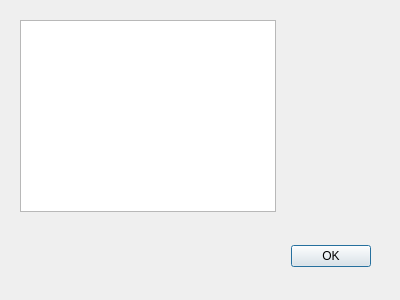
<?xml version="1.0" encoding="UTF-8"?>
<ui version="4.0">
 <class>Dialog</class>
 <widget class="QDialog" name="Dialog">
  <property name="geometry">
   <rect>
    <x>0</x>
    <y>0</y>
    <width>400</width>
    <height>300</height>
   </rect>
  </property>
  <property name="windowTitle">
   <string>Validate OFDS</string>
  </property>
  <widget class="QDialogButtonBox" name="buttonBox">
   <property name="geometry">
    <rect>
     <x>30</x>
     <y>240</y>
     <width>341</width>
     <height>32</height>
    </rect>
   </property>
   <property name="orientation">
    <enum>Qt::Horizontal</enum>
   </property>
   <property name="standardButtons">
    <set>QDialogButtonBox::Ok</set>
   </property>
  </widget>
  <widget class="QTextBrowser" name="textBrowser">
   <property name="geometry">
    <rect>
     <x>20</x>
     <y>20</y>
     <width>256</width>
     <height>192</height>
    </rect>
   </property>
  </widget>
 </widget>
 <resources/>
 <connections>
  <connection>
   <sender>buttonBox</sender>
   <signal>accepted()</signal>
   <receiver>Dialog</receiver>
   <slot>accept()</slot>
   <hints>
    <hint type="sourcelabel">
     <x>248</x>
     <y>254</y>
    </hint>
    <hint type="destinationlabel">
     <x>157</x>
     <y>274</y>
    </hint>
   </hints>
  </connection>
  <connection>
   <sender>buttonBox</sender>
   <signal>rejected()</signal>
   <receiver>Dialog</receiver>
   <slot>reject()</slot>
   <hints>
    <hint type="sourcelabel">
     <x>316</x>
     <y>260</y>
    </hint>
    <hint type="destinationlabel">
     <x>286</x>
     <y>274</y>
    </hint>
   </hints>
  </connection>
 </connections>
</ui>
